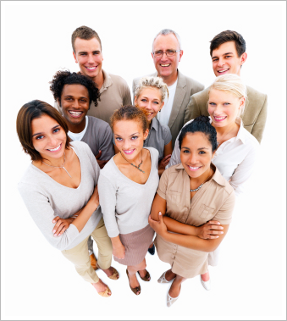
#> input picture testing/test_images/group_people.png, 287 x 321 px
$ jupyter execute haar_image.ipynb   (shell and % lines are left out)
#> lines starting #> are read from the running program, lines starting #| are printed output that depends on the picture; after the words box and inside, x2 and y2 are one past the last pixel; in counts of white or black regions, pixels touching at a corner belong together
# Import Packages

[cell 1]
import cv2 as cv
import matplotlib.pyplot as plt

#  Load & Display Image

[cell 2]
img = cv.imread('test_images/group_people.png')
#> img is the input picture: shape (321, 287, 3); mean B, G, R 197.6, 204.1, 220.4
img_gray = cv.cvtColor(img, cv.COLOR_BGR2GRAY)
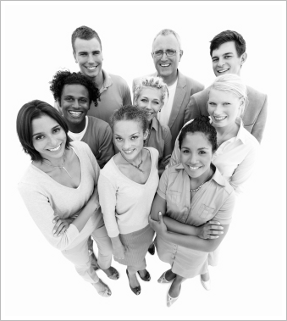
#> img_gray: shape (321, 287); min 0, max 255, mean 208.2
plt.imshow(img_gray)

# Load Classifier

[cell 3]
face_cascade = cv.CascadeClassifier('../models/detection/haarcascade_frontalface_default.xml')

# Detect Faces

[cell 4]
faces = face_cascade.detectMultiScale(img_gray, 1.3, 5)
#> faces = [[148, 39, 34, 34], [204, 44, 36, 36], [109, 124, 36, 36], [171, 134, 47, 47]]
print('Faces Found: ', len(faces))
#| Faces Found:  4

# Draw Detections

[cell 5]
for (x,y,w,h) in faces:
    cv.rectangle(img,(x,y),(x+w,y+h),(255,0,0),2)
    roi_gray = img_gray[y:y+h, x:x+w]
    roi_color = img[y:y+h, x:x+w]
#> this loop made 4 passes
#> pass 1, `roi_gray = img_gray[y:y+h, x:x+w]`:
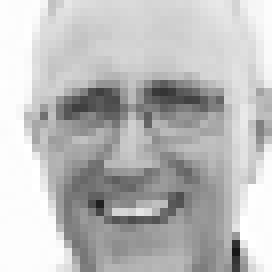
#> roi_gray: shape (34, 34) (shown 8 times larger); min 23, max 255, mean 188.8
#> pass 1, `roi_color = img[y:y+h, x:x+w]`:
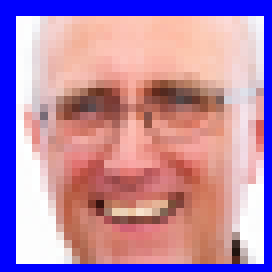
#> roi_color: shape (34, 34, 3) (shown 8 times larger); mean B, G, R 172.8, 137.4, 182.8
#> pass 2, `roi_gray = img_gray[y:y+h, x:x+w]`:
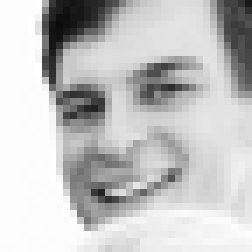
#> roi_gray: shape (36, 36) (shown 7 times larger); min 11, max 255, mean 196.1
#> pass 2, `roi_color = img[y:y+h, x:x+w]`:
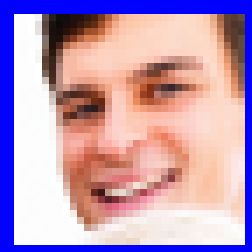
#> roi_color: shape (36, 36, 3) (shown 7 times larger); mean B, G, R 184.7, 154.9, 189.2
#> after the loop:
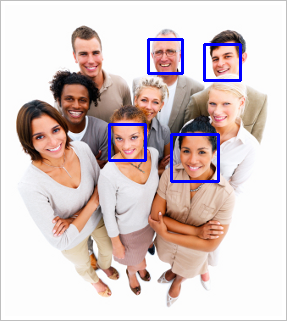
#> img: shape (321, 287, 3); 1.98% of pixels changed, all inside (x1, y1, x2, y2) = (108, 38, 242, 183)

# Display & Save Result

[cell 6]
plt.imshow(img)
cv.imwrite('detection_results/latest_image.png', img)
#> Out = True
